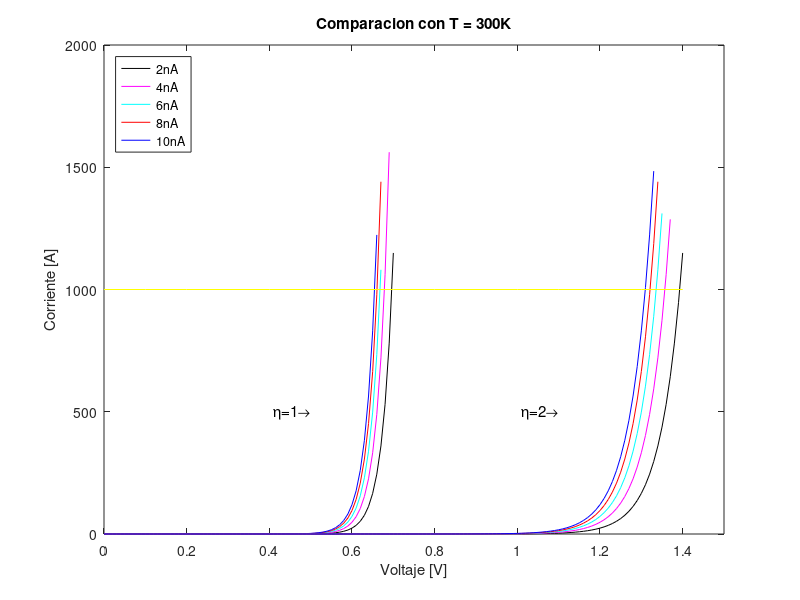

The MATLAB script that drew this image:
clear all; close all;
q = 1; k = 8.617333262*10^(-5); eta = 1; t = 300;
v6 = 0:0.01:0.7;
i6 = 2*10^(-9)*(exp((q*v6)/(eta*t*k))-1);
v7 = 0:0.01:0.69;
i7 = 4*10^(-9)*(exp((q*v7)/(eta*t*k))-1);
v8 = 0:0.01:0.677;
i8 = 6*10^(-9)*(exp((q*v8)/(eta*t*k))-1);
v9 = 0:0.01:0.67;
i9 = 8*10^(-9)*(exp((q*v9)/(eta*t*k))-1);
v10 = 0:0.01:0.6677;
i10 = 10*10^(-9)*(exp((q*v10)/(eta*t*k))-1);
%%%%%%%%%%%%%%%%%%%%%%%%%%%
eta2 = 2;
v62 = 0:0.01:1.4;
i62 = 2*10^(-9)*(exp((q*v62)/(eta2*t*k))-1);
v72 = 0:0.01:1.37;
i72 = 4*10^(-9)*(exp((q*v72)/(eta2*t*k))-1);
v82 = 0:0.01:1.35;
i82 = 6*10^(-9)*(exp((q*v82)/(eta2*t*k))-1);
v92 = 0:0.01:1.34;
i92 = 8*10^(-9)*(exp((q*v92)/(eta2*t*k))-1);
v102 = 0:0.01:1.335;
i102 = 10*10^(-9)*(exp((q*v102)/(eta2*t*k))-1);
x= 0:0.1:1.4;
y= 1000*ones(1,15);
figure (1); clf;
plot(v6,i6,'k',v7,i7,'m',v8,i8,'c',v9,i9,'r',v10,i10,'b',v62,i62,'k',v72,i72,'m',v82,i82,'c',v92,i92,'r',v102,i102,'b',x,y,'y')
legend('2nA','4nA','6nA','8nA','10nA','Location','northwest')
xlabel('Voltaje [V]');ylabel('Corriente [A]');
title('Comparacion con T = 300K')
axis([0 1.5 0 2000])
text (0.4, 500, strcat ('\fontsize{15} \eta=1\rightarrow'));
text (1, 500, strcat ('\fontsize{15} \eta=2\rightarrow'));
print -djpeg -r100 grafica_pendientecomp.jpg
